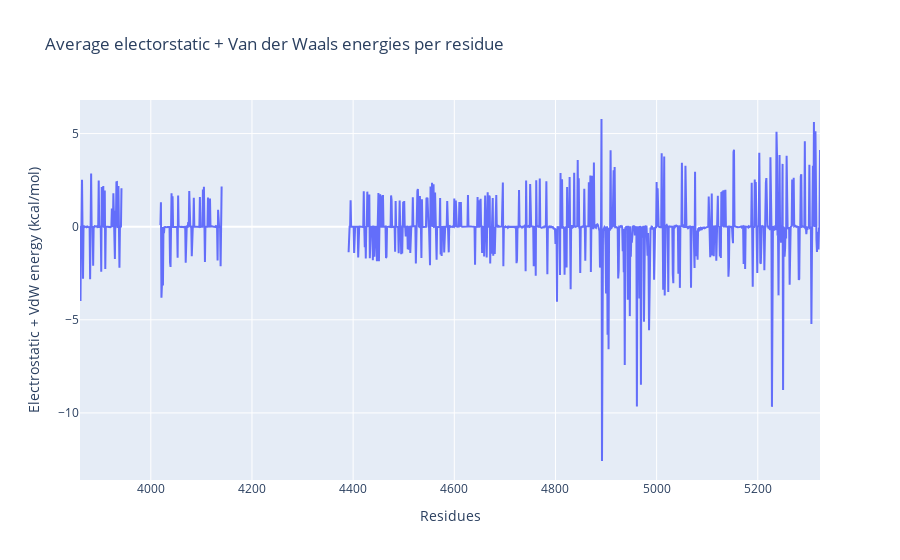

This figure's notebook cell:
### Markdown cell above
## Complex-RNA interaction analysis

We will find which aminoacids in the polymerase complex are the most critical in the RNA interaction.<br />

### Code cell
# Set a function to get the specific data energies we are interesed in
def get_energies_data (accession_or_id : str) -> dict:

    # Request the analysis
    analysis_request = API_BASE + 'projects/' + accession_or_id + '/analyses/energies'
    with urllib.request.urlopen(analysis_request) as response:
        parsed_response = json.loads(response.read().decode("utf-8"))
    analysis_data = parsed_response['data']

    # Get energies data for the specific interaction we are intereseted in: the complex-rna interaction
    interaction_data = next(interaction for interaction in analysis_data if 'complex–rna' in interaction['name'].lower() or 'complex-rna' in interaction['name'].lower())
    # Get specifically data for residues in the polymerase
    polymerase_data = interaction_data['agent1']

    # For this example, we are going to focus in the overall sum of energies
    energies_data = polymerase_data['both']
    
    return energies_data

# Set a function to get interaction residue indices from a specific simulation
def get_interaction_residue_indices (accession_or_id : str) -> list:
    
    # Use the simulation id to request the simulation interactions data
    interactions_request = API_BASE + 'projects/' + accession_or_id + '/analyses/interactions'
    with urllib.request.urlopen(interactions_request) as response:
        parsed_response = json.loads(response.read().decode("utf-8"))
    interactions = parsed_response
    
    # Get data for the specific interaction we are intereseted in: the complex-rna interaction
    interaction_data = next(interaction for interaction in interactions if 'complex–rna' in interaction['name'].lower() or 'complex-rna' in interaction['name'].lower())
    
    # We are interested in the polymerase reisude indices
    return interaction_data['residue_indices_1']

# Set a function to get the topology from a specific simulation
def get_topology (accession_or_id : str) -> dict:
    topology_request = API_BASE + 'projects/' + accession_or_id + '/topology'
    with urllib.request.urlopen(topology_request) as response:
        parsed_response = json.loads(response.read().decode("utf-8"))
    topology = parsed_response
    return topology

# Group energy values by residue
energies_per_residue = {}

# Iterate over the different projects
for project in projects:
    # Get the accession
    accession = project['accession']
    # Request the energies data
    energies_data = get_energies_data(accession)
    # Request the interactions data to know residue indices of the the energies data
    residue_indices = get_interaction_residue_indices(accession)
    # Request the topology to be able to parse residue indices to residue reference numeration
    # This allows us to group energy values by residue along the different simulations, even if their original numeration does not match
    topology = get_topology(accession)
    residue_reference_numbers = topology['residue_reference_numbers']
    # Now iterate over the different energy values and residue indices at the same time
    for energy, residue_index in zip(energies_data, residue_indices):
        # Parse the residue index to its reference numeration
        residue_reference_number = residue_reference_numbers[residue_index]
        # If the parsing returns null it may be due to a missalignment beacuse there is a mutation
        # Skip the value
        if residue_reference_number == None:
            continue
        # Add the current energy value to the energies per residue account
        current_energies = energies_per_residue.get(residue_reference_number, None)
        if current_energies:
            current_energies.append(energy)
        else:
            energies_per_residue[residue_reference_number] = [energy]
# Sort the energies per residue values according to residue numbers
energies_per_residue = { k: energies_per_residue[k] for k in sorted(energies_per_residue) }
# Now for each residue calculate the mean of its energy values
energy_means = [ mean(energies) for energies in energies_per_residue.values() ]
residue_numbers = list(energies_per_residue.keys())
# Add None values in residue gaps, in case there is any, for the graph to properly show the gaps
# Otherwise gaps would be connected by a stright line from the last existing value to the next existing value
i = 0
while residue_numbers[i] != residue_numbers[-1]:
    current_residue = residue_numbers[i]
    next_residue = residue_numbers[i+1]
    if next_residue != current_residue +1:
        energy_means.insert(i+1, None)
        residue_numbers.insert(i+1, current_residue +1)
        i += 1
    i += 1

# Display a plot with the mean energy values
fig = go.Figure({
    "data": [
        go.Scatter(
            x = residue_numbers,
            y = energy_means,
            connectgaps=False
        )
    ],
    "layout": go.Layout(
        title='Average electorstatic + Van der Waals energies per residue',
        xaxis={'title': 'Residues'},
        yaxis={'title': 'Electrostatic + VdW energy (kcal/mol)'},
    )
})
fig.show()

### Figure 1 — Plotly figure (JSON) as saved in the notebook; plotly's stock layout.template omitted (floating-point values rounded to 4 significant figures; data arrays with more than 128 entries replaced by an {"elided": "..."} marker saying what was removed)
{"data": [{"connectgaps": false, "type": "scatter", "x": {"elided": "1140 int values"}, "y": {"elided": "1140 float values"}}], "layout": {"autosize": true, "title": {"text": "Average electorstatic + Van der Waals energies per residue"}, "xaxis": {"autorange": true, "range": [3860, 5323], "title": {"text": "Residues"}, "type": "linear"}, "yaxis": {"autorange": true, "range": [-13.6, 6.804], "title": {"text": "Electrostatic + VdW energy (kcal/mol)"}, "type": "linear"}}}
